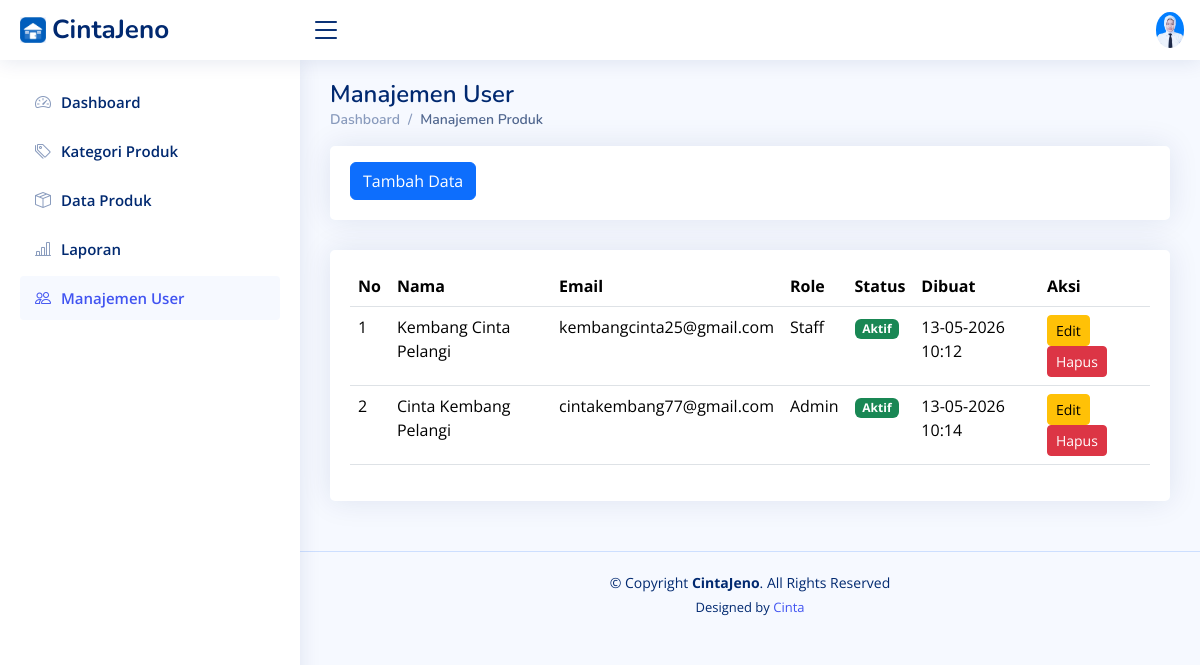
The page /users.php (signed in) on the database its author committed.
### tables this page shows
CREATE TABLE `users` (
  `id` int NOT NULL,
  `name` varchar(100) DEFAULT NULL,
  `email` varchar(100) DEFAULT NULL,
  `password` varchar(255) DEFAULT NULL,
  `role` enum('admin','staff') DEFAULT 'staff',
  `is_active` tinyint(1) DEFAULT '1',
  `created_at` timestamp NOT NULL DEFAULT CURRENT_TIMESTAMP
);

### users.php (the view, shortened to what this page needs)
<!DOCTYPE html>
<html lang="en">
<head>
  <link href="assets/vendor/bootstrap/css/bootstrap.min.css" rel="stylesheet">
  <link href="assets/vendor/bootstrap-icons/bootstrap-icons.css" rel="stylesheet">
  <link href="assets/vendor/boxicons/css/boxicons.min.css" rel="stylesheet">
  <link href="assets/vendor/quill/quill.snow.css" rel="stylesheet">
  <link href="assets/vendor/quill/quill.bubble.css" rel="stylesheet">
  <link href="assets/vendor/remixicon/remixicon.css" rel="stylesheet">
  <link href="assets/vendor/simple-datatables/style.css" rel="stylesheet">
  <link href="assets/css/style.css" rel="stylesheet">
</head>
<body>
  <header id="header" class="header fixed-top d-flex align-items-center">
    <div class="d-flex align-items-center justify-content-between">
      <a href="index.php" class="logo d-flex align-items-center">
        <img src="assets/img/logobarang.jpeg" alt="">
        <span class="d-none d-lg-block">CintaJeno</span>
      </a>
      <i class="bi bi-list toggle-sidebar-btn"></i>
    </div>
    <nav class="header-nav ms-auto">
      <ul class="d-flex align-items-center">
        <li class="nav-item dropdown pe-3">
          <a
            class="nav-link nav-profile d-flex align-items-center pe-0"
            href="#"
            data-bs-toggle="dropdown">
            <img
              src="assets/img/fotoprofil.jpeg"
              alt="Profile"
              class="rounded-circle" />
          </a>
        </li>
      </ul>
    </nav>
  </header>
  <aside id="sidebar" class="sidebar">
    <ul class="sidebar-nav" id="sidebar-nav">
      <li class="nav-item">
        <a class="nav-link collapsed" href="index.php">
          <i class="bi bi-speedometer2"></i>
          <span>Dashboard</span>
        </a>
      </li>
      <li class="nav-item">
        <a class="nav-link collapsed" href="kategori_produk.php">
          <i class="bi bi-tags"></i>
          <span>Kategori Produk</span>
        </a>
      </li>
      <li class="nav-item">
        <a class="nav-link collapsed" href="produk.php">
          <i class="bi bi-box-seam"></i>
          <span>Data Produk</span>
        </a>
      </li>
      <li class="nav-item">
        <a class="nav-link collapsed" href="laporan.php">
          <i class="bi bi-bar-chart-line"></i>
          <span>Laporan</span>
        </a>
      </li>
      <li class="nav-item">
        <a class="nav-link " href="users.php">
          <i class="bi bi-people"></i>
          <span>Manajemen User</span>
        </a>
      </li>
    </ul>
  </aside>
  <main id="main" class="main">
    <div class="pagetitle">
      <h1>Manajemen User</h1>
      <nav>
        <ol class="breadcrumb">
          <li class="breadcrumb-item"><a href="users.php">Dashboard</a></li>
          <li class="breadcrumb-item active">Manajemen Produk</li>
        </ol>
      </nav>
    </div>
    <div class="row">
      <div class="col-lg-12">
        <div class="card">
          <div class="card-body mt-3">
            <a href="t_user.php" class="btn btn-primary">Tambah Data</a>
          </div>
        </div>
      </div>
    </div>
    <section class="section">
      <div class="row">
        <div class="col-lg-12">
          <div class="card">
            <div class="card-body mt-3">
              <table class="table datatable">
                <thead>
                  <tr>
                    <th scope="col">No</th>
                    <th scope="col">Nama</th>
                    <th scope="col">Email</th>
                    <th scope="col">Role</th>
                    <th scope="col">Status</th>
                    <th scope="col">Dibuat</th>
                    <th scope="col">Aksi</th>
                  </tr>
                </thead>
                <tbody>
                  <?php
                  include "koneksi.php";
                  $no = 1;
                  $sql = mysqli_query($conn, "SELECT * FROM users");
                  while ($data = mysqli_fetch_array($sql)) {
                  ?>
                    <tr>
                      <td><?php echo $no++; ?></td>
                      <td><?php echo $data['name']; ?></td>
                      <td><?php echo $data['email']; ?></td>
                      <td><?php echo ucfirst($data['role']); ?></td>
                      <td>
                        <?php
                        if ($data['is_active'] == 1) {
                          echo '<span class="badge bg-success">Aktif</span>';
                        } else {
                          echo '<span class="badge bg-danger">Nonaktif</span>';
                        }
                        ?>
                      </td>
                      <td><?php echo date('d-m-Y H:i', strtotime($data['created_at'])); ?></td>
                      <td>
                        <a href="e_user.php?id=<?php echo $data['id']; ?>" class="btn btn-warning btn-sm">Edit</a>
                        <a href="h_users.php?id=<?php echo $data['id']; ?>" class="btn btn-danger btn-sm" onclick="return confirm('Apakah Anda yakin inin menghapus user ini?')">
                          Hapus
                        </a>
                      </td>
                    </tr>
                  <?php } ?>
                </tbody>
              </table>
            </div>
          </div>
        </div>
      </div>
    </section>
  </main>
  <footer id="footer" class="footer">
    <div class="copyright">
      &copy; Copyright <strong><span>CintaJeno</span></strong>. All Rights Reserved
    </div>
    <div class="credits">
      Designed by <a href="https://www.instagram.com/floverain_">Cinta</a>
    </div>
  </footer>
</body>
</html>

### assets/css/style.css (style rules this page uses)
:root { scroll-behavior: smooth; }
body { font-family: "Open Sans", sans-serif; background: #f6f9ff; color: #444444; }
a { color: #4154f1; text-decoration: none; }
h1, h2, h3, h4, h5, h6 { font-family: "Nunito", sans-serif; }
#main { margin-top: 60px; padding: 20px 30px; transition: all 0.3s; }
.pagetitle { margin-bottom: 10px; }
.pagetitle h1 { font-size: 24px; margin-bottom: 0; font-weight: 600; color: #012970; }
.card { margin-bottom: 30px; border: none; border-radius: 5px; box-shadow: 0px 0 30px rgba(1, 41, 112, 0.1); }
.card-body { padding: 0 20px 20px 20px; }
.breadcrumb { font-size: 14px; font-family: "Nunito", sans-serif; color: #899bbd; font-weight: 600; }
.breadcrumb a { color: #899bbd; transition: 0.3s; }
.breadcrumb .breadcrumb-item::before { color: #899bbd; }
.breadcrumb .active { color: #51678f; font-weight: 600; }
.logo { line-height: 1; }
@media (min-width: 1200px) { .logo { width: 280px; } }
.logo img { max-height: 26px; margin-right: 6px; }
.logo span { font-size: 26px; font-weight: 700; color: #012970; font-family: "Nunito", sans-serif; }
.header { transition: all 0.5s; z-index: 997; height: 60px; box-shadow: 0px 2px 20px rgba(1, 41, 112, 0.1); background-color: #fff; padding-left: 20px; }
.header .toggle-sidebar-btn { font-size: 32px; padding-left: 10px; cursor: pointer; color: #012970; }
.header-nav ul { list-style: none; }
.header-nav>ul { margin: 0; padding: 0; }
.header-nav .nav-profile { color: #012970; }
.header-nav .nav-profile img { max-height: 36px; }
.sidebar { position: fixed; top: 60px; left: 0; bottom: 0; width: 300px; z-index: 996; transition: all 0.3s; padding: 20px; overflow-y: auto; scrollbar-width: thin; scrollbar-color: #aab7cf transparent; box-shadow: 0px 0px 20px rgba(1, 41, 112, 0.1); background-color: #fff; }
@media (min-width: 1200px) { #main, #footer { margin-left: 300px; } }
.sidebar-nav { padding: 0; margin: 0; list-style: none; }
.sidebar-nav li { padding: 0; margin: 0; list-style: none; }
.sidebar-nav .nav-item { margin-bottom: 5px; }
.sidebar-nav .nav-link { display: flex; align-items: center; font-size: 15px; font-weight: 600; color: #4154f1; transition: 0.3; background: #f6f9ff; padding: 10px 15px; border-radius: 4px; }
.sidebar-nav .nav-link i { font-size: 16px; margin-right: 10px; color: #4154f1; }
.sidebar-nav .nav-link.collapsed { color: #012970; background: #fff; }
.sidebar-nav .nav-link.collapsed i { color: #899bbd; }
.footer { padding: 20px 0; font-size: 14px; transition: all 0.3s; border-top: 1px solid #cddfff; }
.footer .copyright { text-align: center; color: #012970; }
.footer .credits { padding-top: 5px; text-align: center; font-size: 13px; color: #012970; }

### rows shown on the page
users: name "Kembang Cinta Pelangi", email "kembangcinta25@gmail.com", role "Staff", is_active "Aktif", created_at "13-05-2026 10:12"
users: name "Cinta Kembang Pelangi", email "cintakembang77@gmail.com", role "Admin", is_active "Aktif", created_at "13-05-2026 10:14"
